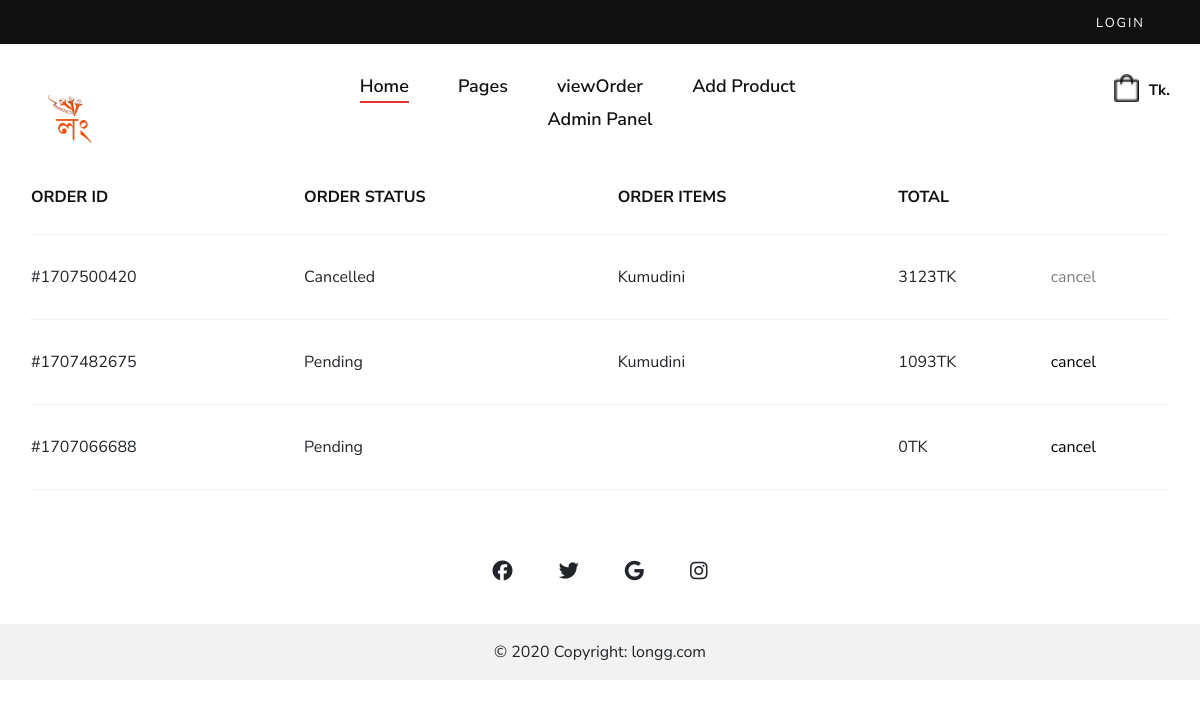
/myorder/2, run on an earlier commit of the app's database.
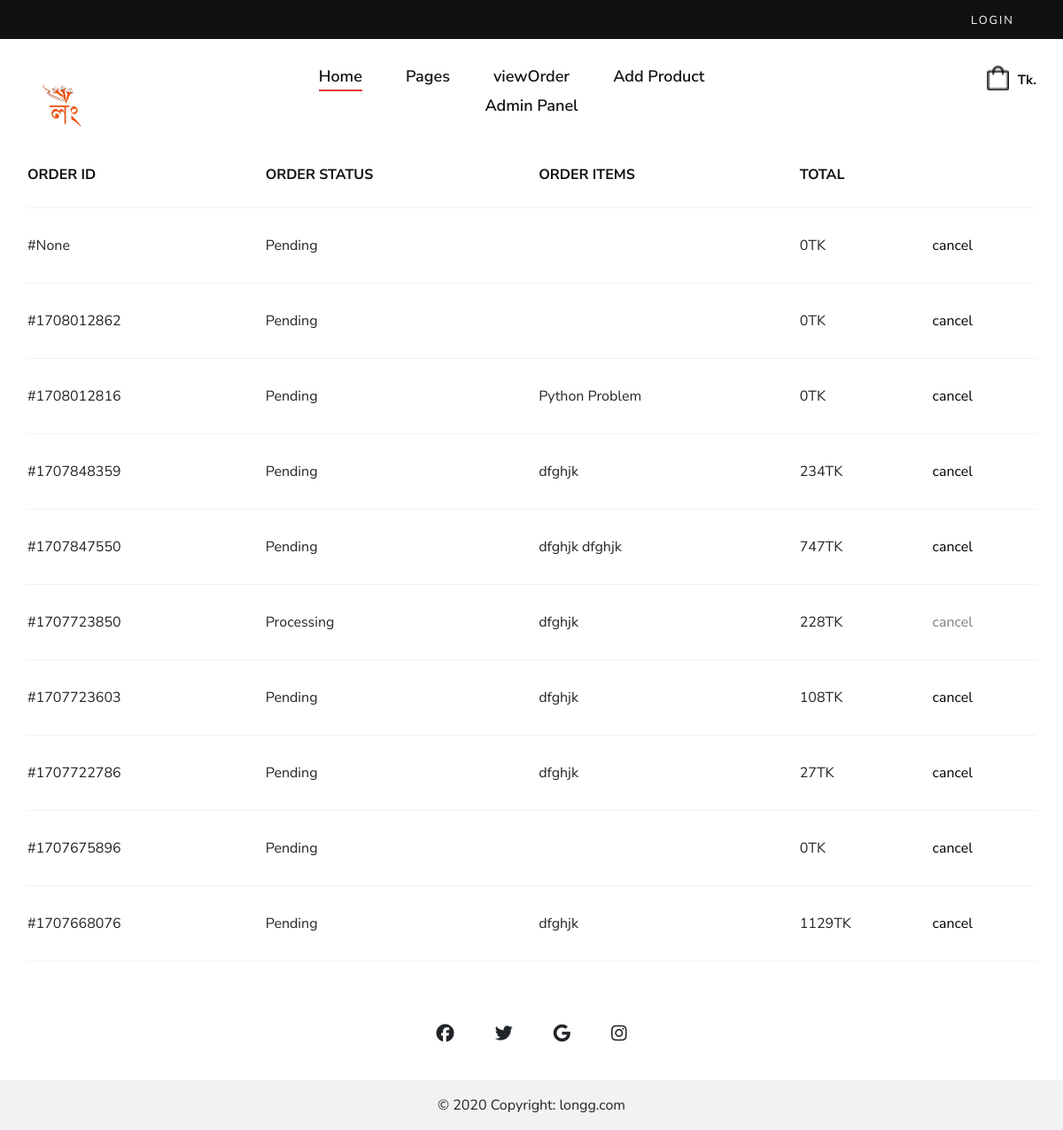
And on a later commit of the database.
### shop/models.py (models this page shows, shortened)
class Order(models.Model):
    STATUS_CHOICES = [
        ('not_confirm','not_confirm'),
        ('Pending', 'Pending'),
        ('Processing', 'Processing'),
        ('Shipped', 'Shipped'),
        ('Delivered', 'Delivered'),
        ('Cancelled', 'Cancelled'),
    ]
    LOCATION_CHOICES = [
        ('inside_dhaka', 'Inside Dhaka'),
        ('outside_dhaka', 'Outside Dhaka'),
    ]
    user=models.ForeignKey(UserProfile,on_delete=models.SET_NULL,null=True)
    status = models.CharField(max_length=20, choices=STATUS_CHOICES, default='Pending')
    items = models.ManyToManyField('Product', through='OrderItem')
    created_at=models.DateTimeField(default=now,blank=True)
    complete=models.BooleanField(default=False,blank=True)
    order_id=models.CharField(max_length=20,null=True,blank=True)
    coupon=models.BooleanField(default=False,null=True,blank=True)
    coupon_percentange=models.PositiveIntegerField(default=0,null=True,blank=True)
    cancel_reason=models.TextField(null=True,blank=True)
    location = models.CharField(max_length=20, choices=LOCATION_CHOICES, null=True, blank=True)
    totalbill= models.PositiveIntegerField(default=0)
    delivary_charge = models.PositiveIntegerField(default=False)
    def __str__(self):
        return str(f'{self.user} order')
    @property
    def get_total(self):
        order_items = OrderItem.objects.filter(order=self)
        total = sum(item.item_total for item in order_items)
        if self.coupon:
            total-=total*(self.coupon_percentange/100)
        return int(total)

class OrderItem(models.Model):
    product=models.ForeignKey(Product,on_delete=models.CASCADE,null=True)
    quantity=models.IntegerField(default=0)
    add_on_product= models.ManyToManyField(AddOnProduct)
    order = models.ForeignKey(Order, related_name='order_items',null=True, on_delete=models.CASCADE)
    size=models.CharField(max_length=10,blank=True,null=True)
    @property
    def item_total(self):
        add_on = self.add_on_product.all()
        total_add_on = sum(add_pro.price for add_pro in add_on)
        total=self.product.price*self.quantity
        return total+(total_add_on*self.quantity)

class Product(models.Model):
    name=models.CharField(max_length=100)
    slug = AutoSlugField(populate_from='name',unique=True,null=True,default=None)
    product_code=models.CharField(max_length=100,null=True,blank=True)
    add_on_product=models.ManyToManyField(AddOnProduct,blank=True)
    add_on_product2=models.ManyToManyField(AddOnProduct,related_name='ad_on_2',blank=True)
    add_on_product3=models.ManyToManyField(AddOnProduct,related_name="ad_on_3",blank=True)
    description=models.TextField(null=True,blank=True)
    price = models.IntegerField(default=0)
    discount_percent=models.IntegerField(default=0)
    main_price = models.IntegerField(default=0)
    discount=models.BooleanField(default=True,null=True,blank=False)
    productCategory = models.ManyToManyField(ProductCategory)
    image=models.ImageField(upload_to='product-image/',blank=True,null=True)
    image2=models.ImageField(upload_to='product-image/',blank=True,null=True)
    image3=models.ImageField(upload_to='product-image/',blank=True,null=True)
    image4=models.ImageField(upload_to='product-image/',blank=True,null=True)
    arrive_at=models.DateTimeField(default=now,blank=True)
    new_arrival=models.BooleanField(default=False,blank=True)
    tags = TaggableManager()
    in_stock=models.BooleanField(default=True,blank=True)

class AddOnProduct(models.Model):
    name=models.CharField(max_length=100)
    price=models.PositiveIntegerField(default=0)
    size = models.CharField(max_length=10,null=True,blank=True)

### shop/views.py (the view)
# urls.py: path('myorder/<int:pk>',profile, name="profile"),
def profile(request,pk):
    user=UserProfile.objects.get(id=pk)
    orders=Order.objects.filter(user=user).order_by('-created_at')
    print(user)
    print(orders)
    context={
        'orders':orders,
        'userProfile':user
    }
    return render(request,'shop/profile.html',context)

### shop/models.py (called while the page is built)
    def __str__(self):
        return str(self.user)

### shop/templates/shop/profile.html
{% extends 'shop/main.html' %}
{% block body %}
<div class="container">
  <div class="row">
    <div class="col-lg-12">
      <div class="shopping__cart__table">
        <table>
            <thead>
                <tr>
                  <th>Order Id</th>
                  <th>Order status</th>
                  <th>Order items</th>
                  <th>Total</th>
                </tr>
            </thead>
            <tbody>
              {% for order in orders %}
              {% if order.status != 'not_confirm' %}
                  <tr>
                      <td>#{{ order.order_id }}</td>
                      <td>{{ order.status }}</td>
                      <td>
                          {% for item in order.order_items.all %}
                              {{ item.product.name }}
                          {% endfor %}
                      </td>
                      <td>{{ order.get_total }}TK</td>
                      {% if order.status == 'Pending' %}
                      <td><a href="{% url 'order_cancel' pk=order.id %}" style="text-decoration: none; color: black;">cancel</a></td>
                      {% else %}
                      <td><a href="" style="text-decoration: none; color: black; opacity: .5;">cancel</a></td>
                      {% endif %}
                  </tr>
              {% endif %}
          {% endfor %}
            </tbody>
        </table>
      </div>
    </div>
  </div>
</div>
{% endblock %}

What changed in the data, as far as the page shows it:
removed Order: order_id "1707500420", status "Cancelled", get_total "3123", shows "cancel"
removed OrderItem: product.name "Kumudini", shown under "1707500420"
removed Order: order_id "1707482675", status "Pending", get_total "1093", shows "cancel"
removed OrderItem: product.name "Kumudini", shown under "1707482675"
removed Order: order_id "1707066688", status "Pending", get_total "0", shows "cancel"
added Order: order_id "None", status "Pending", get_total "0", shows "cancel"
added Order: order_id "1708012862", status "Pending", get_total "0", shows "cancel"
added Order: order_id "1708012816", status "Pending", get_total "0", shows "cancel"
added OrderItem: product.name "Python Problem", shown under "1708012816"
added Order: order_id "1707848359", status "Pending", get_total "234", shows "cancel"
added OrderItem: product.name "dfghjk", shown under "1707848359"
added Order: order_id "1707847550", status "Pending", get_total "747", shows "cancel"
added OrderItem: product.name "dfghjk", shown under "1707847550"
added OrderItem: product.name "dfghjk", shown under "1707847550"
added Order: order_id "1707723850", status "Processing", get_total "228", shows "cancel"
added OrderItem: product.name "dfghjk", shown under "1707723850"
added Order: order_id "1707723603", status "Pending", get_total "108", shows "cancel"
added OrderItem: product.name "dfghjk", shown under "1707723603"
added Order: order_id "1707722786", status "Pending", get_total "27", shows "cancel"
added OrderItem: product.name "dfghjk", shown under "1707722786"
added Order: order_id "1707675896", status "Pending", get_total "0", shows "cancel"
added Order: order_id "1707668076", status "Pending", get_total "1129", shows "cancel"
added OrderItem: product.name "dfghjk", shown under "1707668076"
